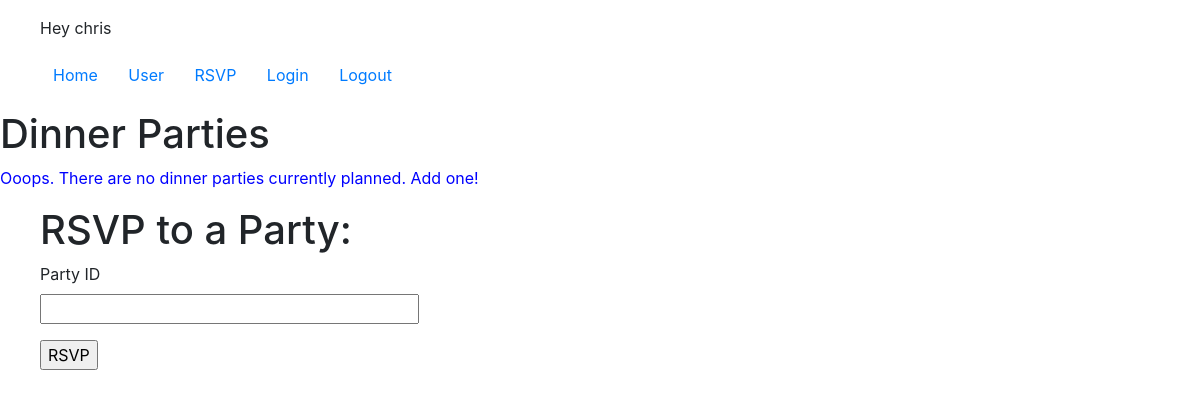
Page /user/chris/rsvp/ (signed in) on the earlier database version.
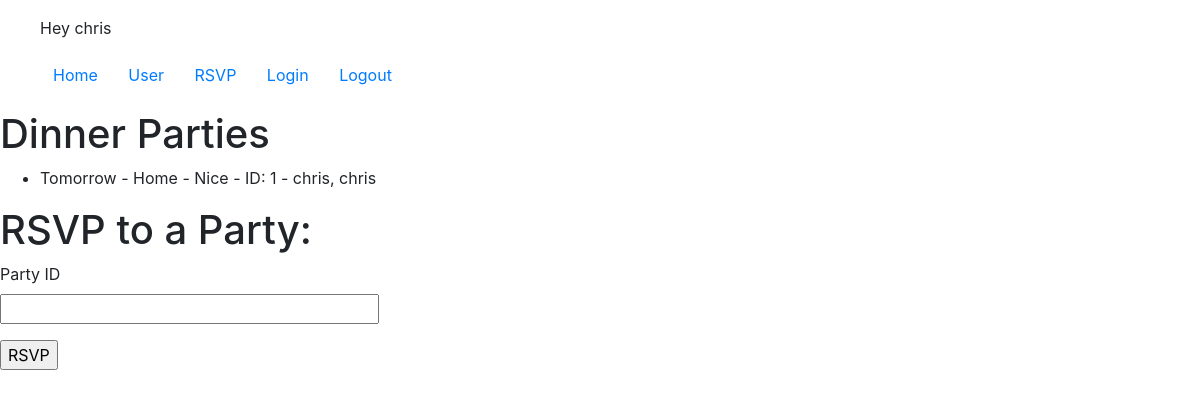
Same page on the later database version.
### models.py (models this page shows)
class DinnerParty(db.Model):
  id = db.Column(db.Integer, primary_key=True)
  date = db.Column(db.String(140))
  venue = db.Column(db.String(140))
  main_dish = db.Column(db.String(140))
  number_seats = db.Column(db.Integer)
  party_host_id = db.Column(db.Integer)
  attendees = db.Column(db.String(256))

### routes.py (the view, shortened to what this page needs)
@app.route('/user/<username>/rsvp/', methods=['GET', 'POST'])
@login_required
def rsvp(username):
  user = User.query.filter_by(username=username).first_or_404()
  dinner_parties = DinnerParty.query.all()
  if dinner_parties is None:
    dinner_parties = []
  form = RsvpForm(csrf_enabled=False)
  return render_template('rsvp.html', user=user, dinner_parties=dinner_parties, form=form)

### forms.py
class RsvpForm(FlaskForm):
  party_id = StringField('Party ID', validators=[DataRequired()])
  submit = SubmitField('RSVP')

### routes.py (called while the page is built)
@login_manager.user_loader
def load_user(user_id):
  return User.query.get(int(user_id))

### templates/rsvp.html (shortened to what this page needs)
{% extends "base.html"  %}
{% block content %}
<head>
  <h1>Dinner Parties</h1>
</head>
<body>
    {% if dinner_parties|length == 0 %}
    <p style="color:blue;"> Ooops. There are no dinner parties currently planned. Add one! </p>
    {% endif %}
    <ul>
    {% for party in dinner_parties %}
      <li>{{ party.date }} - {{ party.venue }} - {{ party.main_dish }} - ID: {{ party.id }} - {{ party.attendees }}</li>
    </ul>
    {% endfor %}
<h1 class="blue">RSVP to a Party:</h1>
    <form method="post">
        <p>
            {{ form.party_id.label }}<br>
            {{ form.party_id(size=32) }}<br>
        </p>
        <p>{{ form.submit() }}</p>
    </form>
    </body>
    {% endblock %}

Differences in the rows shown:
added DinnerParty: date "Tomorrow", venue "Home", main_dish "Nice", id "1", attendees "chris, chris"
Other differences:
text no longer shown: "Ooops. There are no dinner parties currently planned. Add one!"
